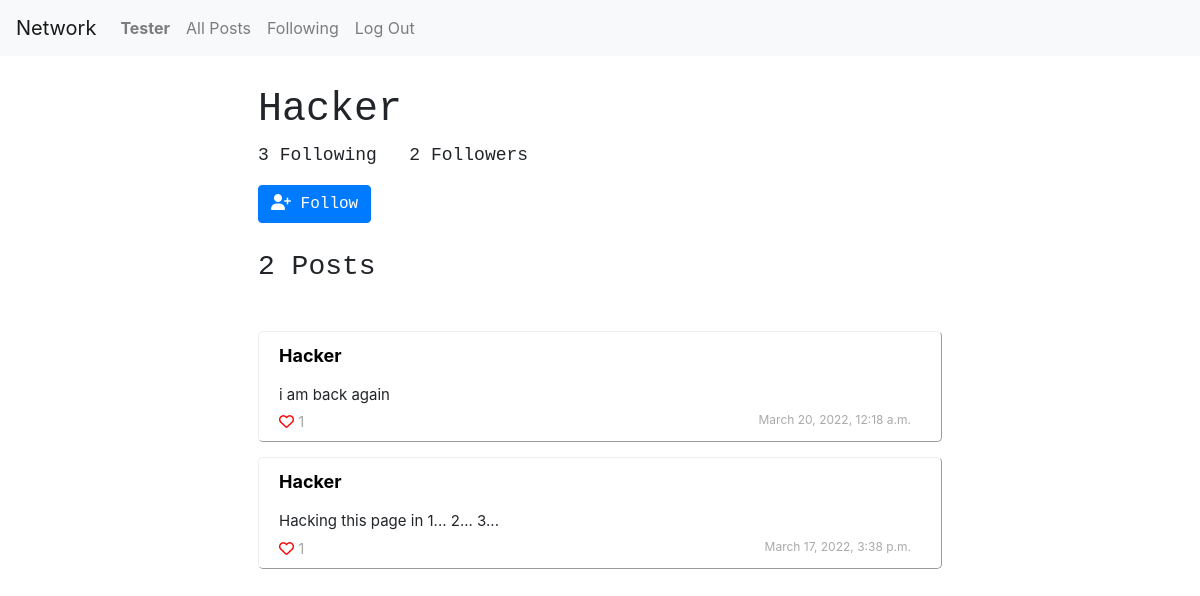
The page /user/Hacker (signed in) on the database its author committed.
### network/models.py (models this page shows, shortened)
class User(AbstractUser, models.Model):
    followings = models.ManyToManyField('self', related_name="followers", symmetrical=False)

class Posts(models.Model):
    content = models.CharField(max_length=200)
    poster = models.ForeignKey(User, on_delete=models.CASCADE, related_name="posts")
    likes = models.IntegerField(default=0)
    date = models.DateTimeField(default=timezone.now())
    likers = models.ManyToManyField(User, blank=True, related_name="posts_liked")

### network/views.py (the view)
# urls.py: path("user/<str:username>", views.user, name="user"),
def user(request, username):
    user = request.user
    current_page = request.GET.get('page', 1)
    owner = User.objects.filter(username=username)[0]
    posts = owner.posts.all().order_by("-id")
    posts_count = posts.count()
    num_following = owner.followings.all().count()
    num_followers = owner.followers.all().count()
    following = user in owner.followers.all()
    page = paginate(posts, current_page)
    return render(request, "network/user.html", {
        "posts": page,
        "user2": owner,
        "num_followers": num_followers,
        "num_following": num_following,
        "following": following,
        "posts_count": posts_count
        })

### network/templatetags/load_functions.py (called while the page is built)
@register.filter
def likers(postid):
	post = Posts.objects.filter(id=postid)[0]
	return post.likers.all()

### network/views.py (called while the page is built)
def paginate(posts, current_page):
    paginator = Paginator(posts, 10)
    try:
        page = paginator.page(current_page)
    except PageNotAnInteger:
        page = paginator.page(1)
    except EmptyPage:
        page = paginator.page(paginator.num_pages)
    return page

### network/templates/network/user.html (shortened to what this page needs)
{% extends "network/layout.html" %}
{% block body %}
{% load load_functions %}
     {% if user.is_authenticated %}
    <div class="followboard">
        <h1> {{user2.username.capitalize}}</h1>
        <p> <a id="num_following">{{num_following}}</a> Following&nbsp;&nbsp; <a id=num_followers>{{num_followers}}</a> Followers</p>
        {% if user2.id != user.id %}
        <a id="follow" class=" followbutton btn {% if following %} btn-danger {% else %} btn-primary {% endif %}"
        data-userid={{user2.id}} data-following={{following}} style="color:white">
            {% if following %}
             <i class="fa-solid fa-user-large-slash"></i> Unfollow
            {% else %}
             <i class="fa-solid fa-user-plus"></i>  Follow
            {% endif %}
        </a>
        {% endif %}
        <br><br>
        <h3> {{ posts_count}} Posts</h3>
    </div>
    <div class="postcontainer">
        <br>
        {% for post in posts %}
        <div class="posts {%if post.poster.id == user.id%} mypost{% endif %}" >
            <div class="posthead">
                <div class="poster">
                    <a class="postername {%if post.poster.id == user.id%} me{% endif %}" href="{% url 'user' post.poster.username %}"> {{post.poster.username.capitalize}}</a>
                </div><div id ="postdiv{{post.id}}" class="postcontent" data-postid="{{post.id}}">
                    <a> {{post.content.capitalize}}</a>
                </div>
            </div>
            <div class="postbody">
                <div class="like">
                    <span class="likebutton" data-userid="{{user.id}}" data-postid={{post.id}}>
                        {% if user in post.id|likers %}
                        <i class="fa-solid fa-heart"></i>
                        {% else %}
                        <i class="far fa-heart"></i>
                        {% endif %}
                    </span><a class="postlikesnum" style="color: darkgrey"> {{post.likes}}</a>
                </div>
                <div class="date">
                    {{post.date}}
                </div>
            </div>
        </div>
        {% empty %}
        <h3> No Posts</h3>
        {% endfor %}
    </div>
    {% endif %}
{% endblock %}

### network/templates/network/layout.html (shortened to what this page needs)
{% load static %}
{% load load_functions %}
<!DOCTYPE html>
<html lang="en">
    <head>
        <link rel="stylesheet" href="https://cdnjs.cloudflare.com/ajax/libs/font-awesome/6.0.0-beta2/css/all.min.css" />
        <link rel="stylesheet" href="https://cdn.jsdelivr.net/npm/bootstrap@4.0.0/dist/css/bootstrap.min.css">
        <link href="{% static 'network/styles.css' %}" rel="stylesheet">
    </head>
    <body>
        <nav class="navbar navbar-expand-lg navbar-light bg-light">
            <a class="navbar-brand" href="{% url 'index' %}">Network</a>
            <div>
              <ul class="navbar-nav mr-auto">
                {% if user.is_authenticated %}
                    <li class="nav-item">
                        <a class="nav-link {% block profi %}{% endblock %}" href="{% url 'profile' %}"><strong>{{ user.username.capitalize }}</strong></a>
                    </li>
                {% endif %}
                <li class="nav-item">
                  <a class="nav-link {% block allposts %}{% endblock %}" href="{% url 'all_posts' %}">All Posts</a>
                </li>
                {% if user.is_authenticated %}
                    <li class="nav-item">
                        <a class="nav-link {% block following %}{% endblock %}" href="{% url 'following' %}">Following</a>
                    </li>
                    <li class="nav-item">
                        <a class="nav-link {% block logout %}{% endblock %}" href="{% url 'logout' %}">Log Out</a>
                    </li>
                {% endif %}
              </ul>
            </div>
          </nav>
        <div class="body">
            {% block body %}
            {% endblock %}
        </div>
    </body>
</html>

### network/static/network/styles.css (style rules this page uses)
.body { margin: 10px; padding: 20px; background-color: ; }
.followboard { margin: 50px auto; width: 60%; }
.postcontainer { margin: 0 auto; width: 60%; border: thin; border-radius: 5px; }
.posts { width: auto; height: auto; padding: 0px 30px 30px 20px; margin: 15px auto; background-color: white; border-color: gray; border: thin; border-style: outset; border-radius: 5px; box-shadow: 0; */ }
.poster { float: left; width: 100%; height: 20%%; margin: 10px 0px 10px 0px; padding-bottom: 5px; font-size: 18px; font-weight: bold; position:relative; }
.date { float: right; width: auto; font-size: 12px; color: darkgrey; }
.like { position: relative; float: left; color: red; }
.postcontent { padding-bottom: 5px; font-size: 15px; width: auto; }
.posthead { height: 90%; width: 100%; position: relative; }
.postbody { height: 10%; width: 100%; font-size: 15px; background-color: black; }
.followboard { font-family: monospace; font-size: 18px; margin: 0 auto; }
.postername { color: black; }
.postlikesnum { color: darkgrey; }
.likebutton { cursor: pointer; }
.fa-heart { font-size:15px; }

### rows shown on the page
User: username "Tester"
User: username "Hacker"
Posts: poster.username "Hacker", content "i am back again", likes "1", date "March 20, 2022, 12:18 a.m."
Posts: poster.username "Hacker", content "Hacking this page in 1... 2... 3...", likes "1", date "March 17, 2022, 3:38 p.m."

### other values the page prints
{{ num_following }} "3"
{{ num_followers }} "2"
{{ posts_count }} "2"
